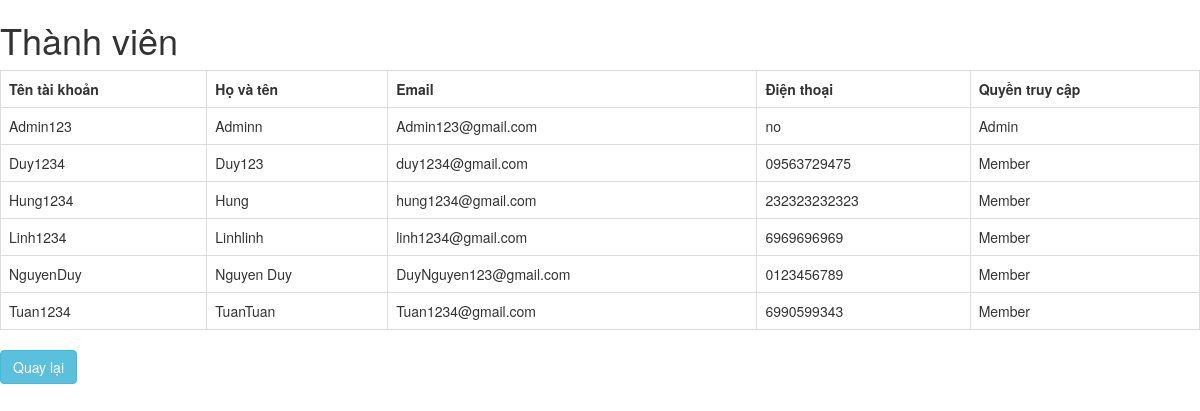
Page /view-users.php on the earlier database version.
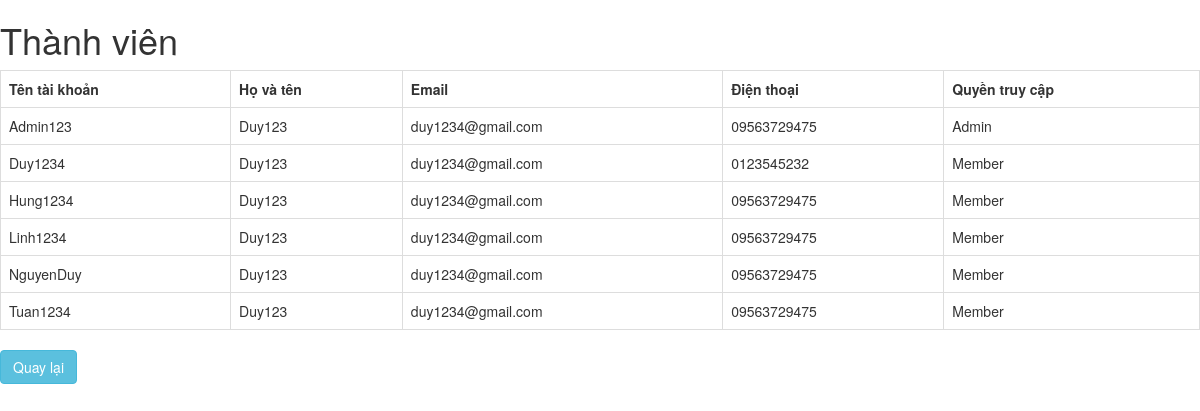
Same page on the later database version.
### tables this page shows
CREATE TABLE `account` (
  `Username` varchar(100) NOT NULL,
  `Password` varchar(100) NOT NULL,
  `Email` varchar(100) NOT NULL,
  `Fullname` varchar(100) DEFAULT NULL,
  `Address` varchar(100) DEFAULT NULL,
  `ContactNumber` varchar(100) DEFAULT NULL,
  `Age` int(11) DEFAULT NULL,
  `AccessLevel` varchar(15) DEFAULT NULL
);

### view-users.php (the view, shortened to what this page needs)
<?php
  $db = mysqli_connect("localhost","root","","soulmate");
  $sql = "SELECT * FROM account";
  $records = mysqli_query($db,$sql);
?>
<!DOCTYPE html>
<html>
<head>
  <link rel="stylesheet" href="https://maxcdn.bootstrapcdn.com/bootstrap/3.3.7/css/bootstrap.min.css">
  <link rel="stylesheet" type="text/css" href="Css/style.css">
</head>
<body>
 <?php
 echo "<h1>Thành viên</h1>";
 if (mysqli_num_rows($records) > 0) {
    echo "<table class='table table-hover table-responsive table-bordered'>";
     echo "<tr>";
        echo "<th>Tên tài khoản</th>";
        echo "<th>Họ và tên</th>";
        echo "<th>Email</th>";
        echo "<th>Điện thoại</th>";
        echo "<th>Quyền truy cập</th>";
    echo "</tr>";
    while($rows = mysqli_fetch_assoc($records)) {
         echo "<tr>";
            echo "<td>" .$rows["Username"];
            echo "<td>" .$rows["Fullname"];
            echo "<td>" .$rows["Email"];
            echo "<td>" .$rows["ContactNumber"];
            echo "<td>" .$rows["AccessLevel"];
        echo "</tr>";
    }
    echo "</table>";
} else {
    echo "0 results";
}
 ?>
 <a href="adminpage.php" class="btn btn-info">Quay lại</a>
</body>
</html>

Differences in the rows shown:
changed account "Admin123": Fullname "Adminn" → "Duy123"; Email "Admin123@gmail.com" → "duy1234@gmail.com"; ContactNumber "no" → "09563729475"
changed account "Duy1234": ContactNumber "09563729475" → "0123545232"
changed account "Hung1234": Fullname "Hung" → "Duy123"; Email "hung1234@gmail.com" → "duy1234@gmail.com"; ContactNumber "232323232323" → "09563729475"
changed account "Linh1234": Fullname "Linhlinh" → "Duy123"; Email "linh1234@gmail.com" → "duy1234@gmail.com"; ContactNumber "6969696969" → "09563729475"
changed account "NguyenDuy": Fullname "Nguyen Duy" → "Duy123"; Email "DuyNguyen123@gmail.com" → "duy1234@gmail.com"; ContactNumber "0123456789" → "09563729475"
changed account "Tuan1234": Fullname "TuanTuan" → "Duy123"; Email "Tuan1234@gmail.com" → "duy1234@gmail.com"; ContactNumber "6990599343" → "09563729475"
